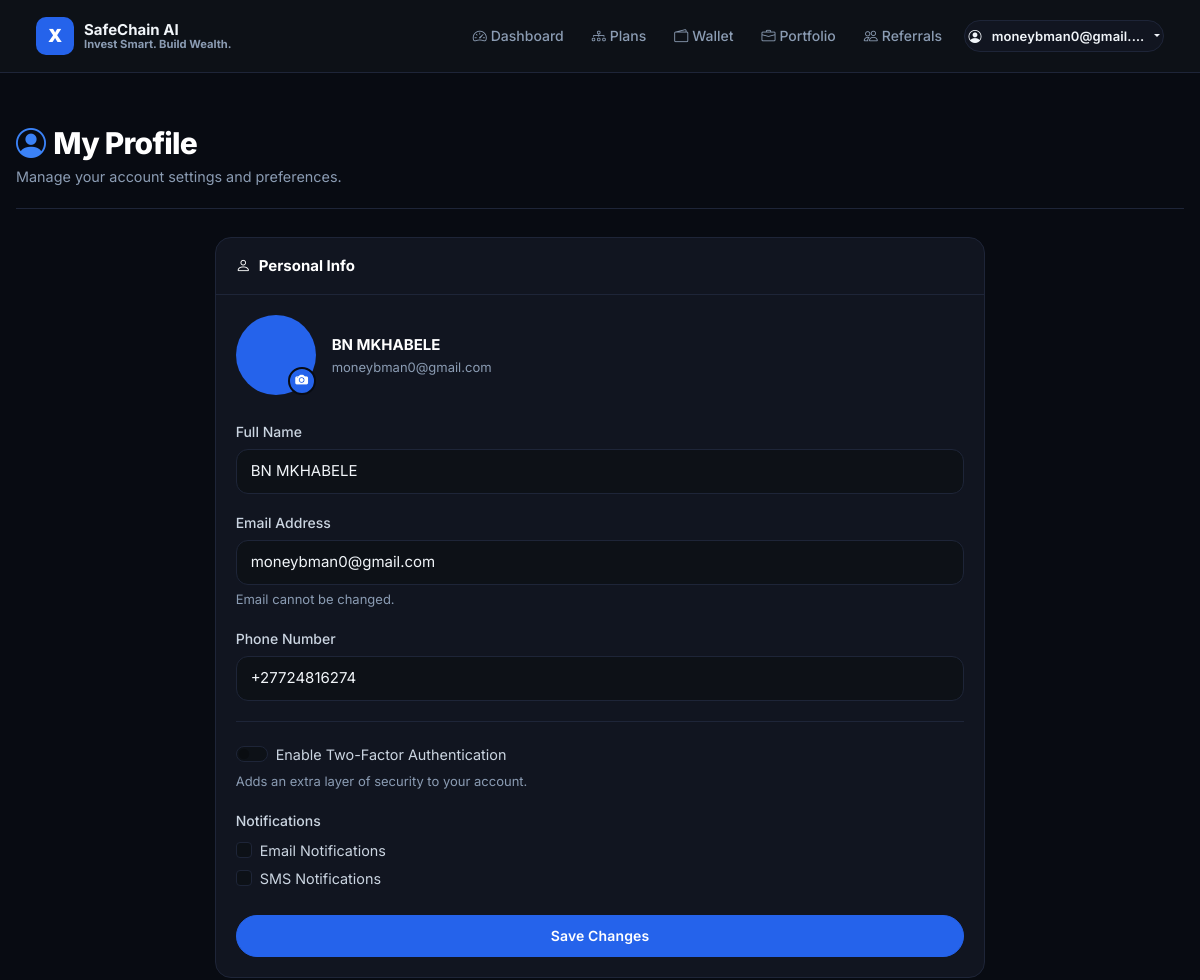
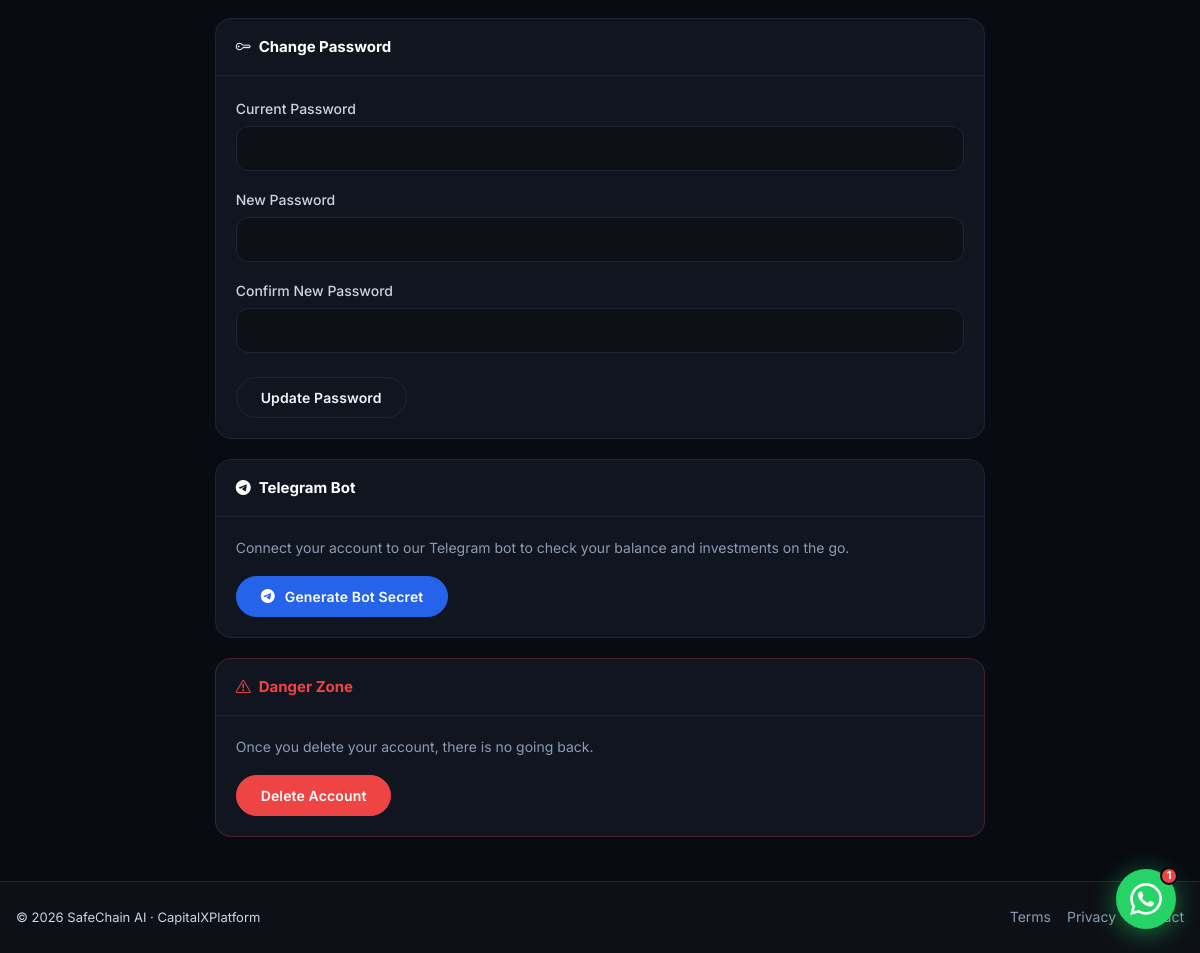
The page /profile/ (signed in) on the database its author committed (2 pictures, top to bottom).
### core/models.py (models this page shows, shortened)
class CustomUser(AbstractUser):
    email = models.EmailField(unique=True)
    phone = models.CharField(max_length=15, blank=True)
    profile_picture = models.ImageField(upload_to='profile_pictures/', null=True, blank=True)
    auto_reinvest = models.BooleanField(default=False)
    total_invested = models.DecimalField(max_digits=12, decimal_places=2, default=0)
    level = models.IntegerField(default=1)
    last_ip = models.GenericIPAddressField(null=True, blank=True)
    has_claimed_bonus = models.BooleanField(default=False)
    bot_secret = models.CharField(max_length=100, blank=True, null=True)
    is_email_verified = models.BooleanField(default=False)
    email_verification_token = models.CharField(max_length=100, blank=True, null=True)
    email_verification_sent_at = models.DateTimeField(blank=True, null=True)
    referral_code = models.CharField(max_length=12, unique=True, blank=True, null=True)
    admin_role = models.CharField(
        max_length=50,
        blank=True,
        null=True,
        choices=[
            ('', 'No Admin Role'),
            ('super_admin', 'Super Admin'),
            ('finance_admin', 'Finance Admin'),
            ('user_admin', 'User Admin'),
            ('marketing_admin', 'Marketing Admin'),
            ('content_admin', 'Content Admin'),
        ],
        help_text="Role-based access control for admin dashboard sections"
    )
    USERNAME_FIELD = 'email'
    REQUIRED_FIELDS = ['username']

### core/views.py (the view, shortened to what this page needs)
# urls.py: path('profile/', views.profile_view, name='profile'),
@login_required
def profile_view(request):
    return render(request, 'core/profile.html')

### core/templates/core/profile.html (shortened to what this page needs)
{% extends 'base.html' %}
{% load static %}
{% block content %}
<div class="pf-header">
  <h1><i class="bi bi-person-circle me-2" style="color:var(--cx-blue-light);"></i>My Profile</h1>
  <p>Manage your account settings and preferences.</p>
</div>
<div class="row justify-content-center">
  <div class="col-12 col-lg-8">
    <div class="pf-card">
      <div class="pf-card-header">
        <div class="pf-card-title"><i class="bi bi-person"></i> Personal Info</div>
      </div>
      <div class="pf-card-body">
        <form method="post" enctype="multipart/form-data" class="needs-validation" novalidate>
          <div class="d-flex align-items-center gap-3 mb-4">
            <div class="pf-avatar-wrap">
              {% if user.profile_picture %}
              <div class="pf-avatar"><img src="{{ user.profile_picture.url }}" alt="Avatar"></div>
              {% else %}
              <div class="pf-avatar">{{ user.get_initials }}</div>
              {% endif %}
              <label for="profile_picture" class="pf-avatar-edit" title="Change photo">
                <i class="bi bi-camera-fill"></i>
              </label>
            </div>
            <div>
              <div style="font-weight:700;color:#fff;font-size:.9375rem;">{{ user.get_full_name|default:user.username }}</div>
              <div style="font-size:.8125rem;color:var(--cx-muted);">{{ user.email }}</div>
            </div>
          </div>
          <div class="mb-3">
            <label for="full_name" class="form-label">Full Name</label>
            <input type="text" class="form-control" id="full_name" name="full_name" value="{{ user.get_full_name }}" required>
          </div>
          <div class="mb-3">
            <label for="email" class="form-label">Email Address</label>
            <input type="email" class="form-control" id="email" name="email" value="{{ user.email }}" readonly>
            <div class="form-text">Email cannot be changed.</div>
          </div>
          <div class="mb-3">
            <label for="phone" class="form-label">Phone Number</label>
            <input type="tel" class="form-control" id="phone" name="phone" value="{{ user.phone }}">
          </div>
          <hr class="pf-section-divider">
          <div class="mb-3">
            <div class="form-check form-switch">
              <input class="form-check-input" type="checkbox" id="two_factor" name="two_factor" {% if user.two_factor_enabled %}checked{% endif %}>
              <label class="form-check-label" for="two_factor">Enable Two-Factor Authentication</label>
            </div>
            <div class="form-text">Adds an extra layer of security to your account.</div>
          </div>
          <div class="mb-4">
            <label class="form-label">Notifications</label>
            <div class="form-check">
              <input class="form-check-input" type="checkbox" id="email_notifications" name="email_notifications" {% if user.email_notifications %}checked{% endif %}>
              <label class="form-check-label" for="email_notifications">Email Notifications</label>
            </div>
            <div class="form-check">
              <input class="form-check-input" type="checkbox" id="sms_notifications" name="sms_notifications" {% if user.sms_notifications %}checked{% endif %}>
              <label class="form-check-label" for="sms_notifications">SMS Notifications</label>
            </div>
          </div>
          <button type="submit" class="btn btn-primary w-100">Save Changes</button>
        </form>
      </div>
    </div>
    <div class="pf-card">
      <div class="pf-card-header">
        <div class="pf-card-title"><i class="bi bi-key"></i> Change Password</div>
      </div>
      <div class="pf-card-body">
        <form method="post" action="{% url 'change_password' %}" class="needs-validation" novalidate>
          <div class="mb-3">
            <label for="current_password" class="form-label">Current Password</label>
            <input type="password" class="form-control" id="current_password" name="current_password" required>
          </div>
          <div class="mb-3">
            <label for="new_password" class="form-label">New Password</label>
            <input type="password" class="form-control" id="new_password" name="new_password" required>
          </div>
          <div class="mb-4">
            <label for="confirm_password" class="form-label">Confirm New Password</label>
            <input type="password" class="form-control" id="confirm_password" name="confirm_password" required>
          </div>
          <button type="submit" class="btn btn-secondary">Update Password</button>
        </form>
      </div>
    </div>
    <div class="pf-card">
      <div class="pf-card-header">
        <div class="pf-card-title"><i class="bi bi-telegram"></i> Telegram Bot</div>
      </div>
      <div class="pf-card-body">
        <p style="color:var(--cx-muted);font-size:.875rem;margin-bottom:1rem;">Connect your account to our Telegram bot to check your balance and investments on the go.</p>
        <div id="botSecretContainer">
          {% if user.bot_secret %}
          <div class="alert alert-success" style="font-size:.875rem;">
            <div style="font-weight:600;margin-bottom:.5rem;">Your Bot Secret</div>
            <div class="d-flex align-items-center gap-2 flex-wrap">
              <code id="botSecretDisplay" style="background:var(--cx-bg);padding:.375rem .75rem;border-radius:8px;color:var(--cx-green);font-size:.875rem;word-break:break-all;">{{ user.bot_secret }}</code>
              <button type="button" class="btn btn-secondary btn-sm" onclick="copyBotSecret()"><i class="bi bi-clipboard me-1"></i>Copy</button>
            </div>
            <div style="font-size:.75rem;color:var(--cx-muted);margin-top:.5rem;">Send to @CapitalX_Bot on Telegram using the /link command.</div>
          </div>
          <button type="button" class="btn btn-secondary btn-sm" onclick="generateBotSecret()"><i class="bi bi-arrow-repeat me-1"></i>Regenerate</button>
          {% else %}
          <button type="button" class="btn btn-primary" onclick="generateBotSecret()"><i class="bi bi-telegram me-1"></i>Generate Bot Secret</button>
          {% endif %}
        </div>
      </div>
    </div>
    <div class="pf-card" style="border-color:rgba(239,68,68,.25);">
      <div class="pf-card-header" style="border-color:rgba(239,68,68,.15);">
        <div class="pf-card-title" style="color:#ef4444;"><i class="bi bi-exclamation-triangle"></i> Danger Zone</div>
      </div>
      <div class="pf-card-body">
        <p style="color:var(--cx-muted);font-size:.875rem;margin-bottom:1rem;">Once you delete your account, there is no going back.</p>
        <button type="button" class="btn btn-danger" data-bs-toggle="modal" data-bs-target="#deleteAccountModal">Delete Account</button>
      </div>
    </div>
  </div>
</div>
{% endblock %}

### core/templates/base.html (shortened to what this page needs)
{% load static %}
<!DOCTYPE html>
<html lang="en">
<head>
    <link href="https://cdn.jsdelivr.net/npm/bootstrap@5.3.0/dist/css/bootstrap.min.css" rel="stylesheet">
    <link href="https://cdn.jsdelivr.net/npm/bootstrap-icons@1.11.0/font/bootstrap-icons.css" rel="stylesheet">
    <link href="{% static 'css/main.css' %}" rel="stylesheet">
</head>
<body>
    {% block navbar %}
    <nav class="navbar navbar-expand-lg" style="position:sticky;top:0;z-index:1030;">
        <div class="container-fluid px-3">
            <a class="navbar-brand" href="{% url 'home' %}">
                <div class="cx-logo-box">X</div>
                <div style="line-height:1.15;">
                    <div style="font-size:.9375rem;font-weight:700;color:#f1f5f9;">SafeChain AI</div>
                    <div style="font-size:.7rem;color:#8b9cb3;">Invest Smart. Build Wealth.</div>
                </div>
            </a>
            <div class="collapse navbar-collapse" id="navbarNav">
                <ul class="navbar-nav ms-auto mb-2 mb-lg-0 align-items-lg-center">
                    {% if user.is_authenticated %}
                        <li class="nav-item"><a class="nav-link" href="{% url 'dashboard' %}"><i class="bi bi-speedometer2 me-1"></i>Dashboard</a></li>
                        <li class="nav-item"><a class="nav-link" href="{% url 'investment_plans' %}"><i class="bi bi-diagram-3 me-1"></i>Plans</a></li>
                        <li class="nav-item"><a class="nav-link" href="{% url 'wallet' %}"><i class="bi bi-wallet2 me-1"></i>Wallet</a></li>
                        <li class="nav-item"><a class="nav-link" href="{% url 'portfolio' %}"><i class="bi bi-briefcase me-1"></i>Portfolio</a></li>
                        <li class="nav-item"><a class="nav-link" href="{% url 'referral' %}"><i class="bi bi-people me-1"></i>Referrals</a></li>
                        <li class="nav-item ms-lg-2">
                            <div class="dropdown">
                                <button class="btn btn-secondary btn-sm dropdown-toggle" type="button" data-bs-toggle="dropdown" style="max-width:200px;overflow:hidden;text-overflow:ellipsis;white-space:nowrap;">
                                    <i class="bi bi-person-circle me-1"></i>
                                    <span class="d-none d-lg-inline">{{ user.email|truncatechars:18 }}</span>
                                </button>
                            </div>
                        </li>
                    {% else %}
                        <li class="nav-item ms-lg-2"><a href="{% url 'login' %}" class="btn btn-secondary btn-sm">Log in</a></li>
                        <li class="nav-item ms-lg-1"><a href="{% url 'register' %}" class="btn btn-primary btn-sm">Register</a></li>
                    {% endif %}
                </ul>
            </div>
        </div>
    </nav>
    {% endblock navbar %}
    {% block main_content %}
    <main class="container py-4">
        {% block content %}{% endblock %}
    </main>
    {% endblock %}
    {% if not hide_base_footer %}
    <footer class="footer">
        <div class="container">
            <div class="d-flex flex-wrap justify-content-between align-items-center gap-3">
                <p class="mb-0" style="font-size:.8125rem;">&copy; {% now "Y" %} SafeChain AI &middot; CapitalXPlatform</p>
                <div class="d-flex gap-3">
                    <a href="{% url 'terms' %}">Terms</a>
                    <a href="{% url 'privacy' %}">Privacy</a>
                    <a href="{% url 'contact' %}">Contact</a>
                </div>
            </div>
        </div>
    </footer>
    {% endif %}
<button class="cx-chat-fab" id="cx-chat-fab" aria-label="Open support chat">
  <span class="cx-chat-badge" id="cx-chat-badge">1</span>
  <span class="cx-fab-icon">
  </span>
</button>
</body>
</html>

### rows shown on the page
CustomUser: email "moneybman0@gmail.…", get_full_name "BN MKHABELE", email "moneybman0@gmail.com", full_name "BN MKHABELE", phone "+27724816274"
